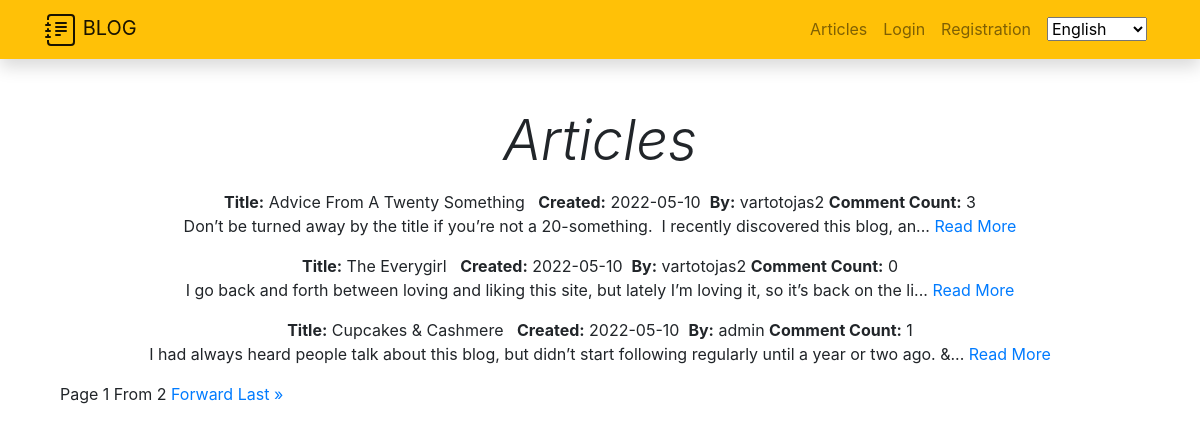
The app's page /articles/ with its own data.
### blog/models.py (models this page shows)
class Article(models.Model):
    title = models.CharField(_("Title"), max_length=200, null=True, blank=True)
    user = models.ForeignKey(User, verbose_name="User", on_delete=models.SET_NULL, null=True)
    created = models.DateTimeField(auto_now_add=True)
    content = HTMLField(_('Content'), null=True, blank=True)
    class Meta:
        verbose_name = _("Article")
        verbose_name_plural = _("Articles")
    @property
    def total_sum(self):
        comments = ArticleComment.objects.filter(article_id=self.id)
        return len(comments)
    @property
    def sentence(self):
        words = self.content[:120]
        words += "..."
        return words

### blog/views.py (the view)
# urls.py: path('articles/', views.ArticlesListView.as_view(), name='articles'),
class ArticlesListView(ListView):
    model = Article
    context_object_name = 'articles'
    template_name = 'articles.html'
    paginate_by = 3
    def get_queryset(self):
        articles = list(reversed(Article.objects.all()))
        return articles

### blog/templates/articles.html (shortened to what this page needs)
{% extends "base.html" %}
{% load i18n %}
{% block content %}
<div class="container mb-3 mt-3 text-center">
        <p class="display-4" style="font-style:italic;">{% trans 'Articles' %}</p>
    </div>
    <div class="container mb-3 mt-3">
        {% for article in articles %}
        <div class="row d-flex justify-content-center ">
            <strong>{% trans 'Title' %}:</strong>&nbsp;{{article.title}}&nbsp;&nbsp;&nbsp;
            <strong>{% trans 'Created' %}:</strong>&nbsp;{{article.created |date:"Y-m-d "}}&nbsp;
            <strong>{% trans 'By' %}:</strong>&nbsp;{{article.user}}&nbsp;
            <strong>{% trans 'Comment Count' %}:</strong>&nbsp;{{article.total_sum}}
            <p>{{article.sentence | safe}}</p>&nbsp;
            <a href="{{ article.pk }}">{% trans 'Read More' %}</a>
        </div>
        {% endfor %}
        <div class="pagination">
        <span class="step-links">
            <span class="current">
                {% trans 'Page' %} {{ page_obj.number }} {% trans 'From' %} {{ page_obj.paginator.num_pages }}
            </span>
            {% if page_obj.has_next %}
                <a href="?page={{ page_obj.next_page_number }}">{% trans 'Forward' %}</a>
                <a href="?page={{ page_obj.paginator.num_pages }}">{% trans 'Last' %} &raquo;</a>
            {% endif %}
        </span>
    </div>
</div>
{% endblock %}

### static/css/styles.css (style rules this page uses)
* { box-sizing:border-box; margin:0; padding:0; }

### records on screen
Article: title "Advice From A Twenty Something", created "2022-05-10", user "vartotojas2", total_sum "3", sentence "Don’t be turned away by the title if you’re not a 20-something. I recently discovered this blog, an..."
Article: title "The Everygirl", created "2022-05-10", user "vartotojas2", total_sum "0", sentence "I go back and forth between loving and liking this site, but lately I’m loving it, so it’s back on the li..."
Article: title "Cupcakes & Cashmere", created "2022-05-10", user "admin", total_sum "1", sentence "I had always heard people talk about this blog, but didn’t start following regularly until a year or two ago. &..."

### other values on screen
{{ page_obj.number }} "1"
{{ page_obj.paginator.num_pages }} "2"
form field language "English"
